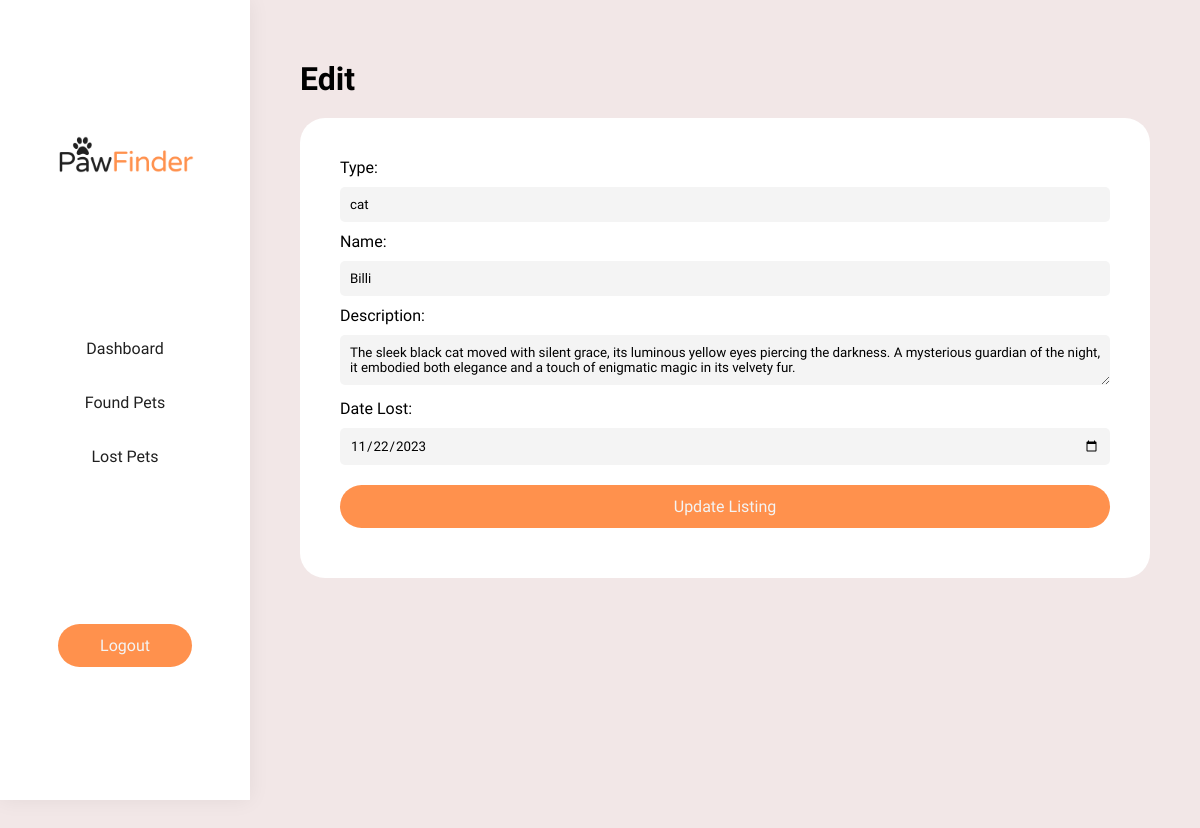
The app's page /admin/edit-listing.php?id=27&type=lost (signed in) with its own data.
### tables this page shows
CREATE TABLE `lost_request` (
  `id` int(11) NOT NULL,
  `name` varchar(15) NOT NULL,
  `email` varchar(30) NOT NULL,
  `phno` varchar(15) NOT NULL,
  `address` varchar(40) NOT NULL,
  `pet_type` varchar(20) NOT NULL,
  `pet_breed` varchar(50) NOT NULL,
  `pet_size` varchar(15) NOT NULL,
  `pet_name` varchar(20) NOT NULL,
  `pet_color` varchar(20) NOT NULL,
  `pet_description` varchar(400) NOT NULL,
  `lost_date` date NOT NULL,
  `lost_time` time NOT NULL,
  `lost_address` varchar(100) NOT NULL,
  `lost_images_url` varchar(400) NOT NULL
);

### admin/edit-listing.php (the view, shortened to what this page needs)
<!DOCTYPE html>
<html lang="en">
<head>
    <link rel="stylesheet" href="../style/style.css">
</head>
<body onload="myFunction()">
    <div id="main" style="display:none;" class="animate-bottom">
    <div id="dash">
            <div class="dash-left">
                <img src="../images/logos/PawFinder Logo_black.png" alt="logo" class="dash-logo">
                <ul class="nav">
                    <li><a href="dashboard.php">Dashboard</a></li>
                    <li><a href="found-pets.php">Found Pets</a></li>
                    <li><a href="lost-pets.php">Lost Pets</a></li>
                </ul>
                <a href="logout.php " class="btn-primary">Logout</a>
            </div>
            <div class="dash-right">
            <h1 class="single-title">Edit <?php echo $row['pet_name'] ?></h1>
            <div class="edit-item-form">
            <?php
            include("connection.php");
            if (isset($_GET['id']) && isset($_GET['type'])) {
                $id = $_GET['id'];
                $type = $_GET['type'];
                $tableName = ($type === 'lost') ? 'lost_request' : 'found_request';
                $selectSql = "SELECT * FROM $tableName WHERE id = $id";
                $result = mysqli_query($connection, $selectSql);
                if ($result && mysqli_num_rows($result) > 0) {
                    $row = mysqli_fetch_assoc($result);
                    echo '<form class="edit-form" method="post" action="update-listing.php">';
                    echo 'Type: <input type="text" name="pet_type" value="' . $row['pet_type'] . '"><br>';
                    echo 'Name: <input type="text" name="pet_name" value="' . $row['pet_name'] . '"><br>';
                    echo 'Description: <textarea name="pet_description">' . $row['pet_description'] . '</textarea><br>';
                    echo 'Date ' . ucfirst($type) . ': <input type="date" name="' . $type . '_date" value="' . $row[$type . '_date'] . '"><br>';
                    echo '<input class="btn-primary" type="submit" value="Update Listing">';
                    echo '</form>';
                } else {
                    echo "Listing not found";
                }
            } else {
                echo "Invalid request";
            }
            ?>
            </div>
            </div>
    </div>
</body>
</html>

### style/style.css (style rules this page uses)
:root { --Primary-color:#FF914D; --Primary-hover:#db7536; --Secondary-color:#202020; --text-dark:#202020; --text-light:#f4f4f4; --bg-color:#f2e7e7; }
* { padding: 0; margin: 0; font-family: 'Varela Round', sans-serif; cursor:url(../paw-30.svg), auto !important; -webkit-tap-highlight-color: #f2ebe750; }
a, input[type="submit" i] { cursor:url(../paw-link-31.svg),auto !important; }
#main { background-color: var(--bg-color); cursor:url(../paw-30.svg),auto !important; }
html { scroll-behavior: smooth; }
.animate-bottom { animation-name: animatebottom; animation-duration: 0.5s; animation-timing-function: ease-in-out; }
.btn-primary { background-color: var(--Primary-color) !important; color:var(--text-light) !important; text-decoration: none !important; padding: 12px 42px !important; border: none !important; border-radius: 30px !important; font-size: 16px !important; font-weight: 500 !important; transition: .3s ease-in-out !important; z-index: 1 !important; }
input[type="text"] { width: -webkit-fill-available; padding: 10px; margin: 10px 0; border: none; border-radius: 5px; background-color: #f4f4f4; }
input[type="date" i] { width: -webkit-fill-available; padding: 10px; margin: 10px 0; border: none; border-radius: 5px; background-color: #f4f4f4; }
input[type="submit" i] { width: -webkit-fill-available; padding: 10px; margin: 10px 0; border: none; border-radius: 5px; font-size: 16px; }
textarea { width: -webkit-fill-available; resize: vertical; padding: 10px; margin: 10px 0; border: none; border-radius: 5px; background-color: #f4f4f4; }
.single-title { margin-bottom: 20px; }
#dash { display: flex; }
.dash-logo { width: 60%; }
.dash-left { width: 250px; height: 100vh; background-color: #ffffff; display: flex; flex-direction: column; align-items: center; justify-content: space-evenly; box-shadow: 0 0 20px 0px #00000010; position: fixed; left: 0; }
.nav { list-style: none; width: 100%; text-align: center; }
.nav li a { display: block; width: 100%; text-decoration: none; padding: 10px 0; margin: 15px 0; color: var(--text-dark); transition: .3s ease-in-out; }
.dash-right { padding: 60px 50px; width: 80%; margin-left: 250px; min-height: 100vh; }
.edit-item-form { background-color: #ffffff; border-radius: 25px; padding: 40px; }

### records on screen
lost_request: pet_type "cat", pet_name "Billi", pet_description "The sleek black cat moved with silent grace, its luminous yellow eyes piercing the darkness. A mysterious guardian of the night, it embodied both elegance and a touch of enigmatic magic in its velvety fur.", lost_date "11/22/2023"

### other values on screen
$type "Lost"
